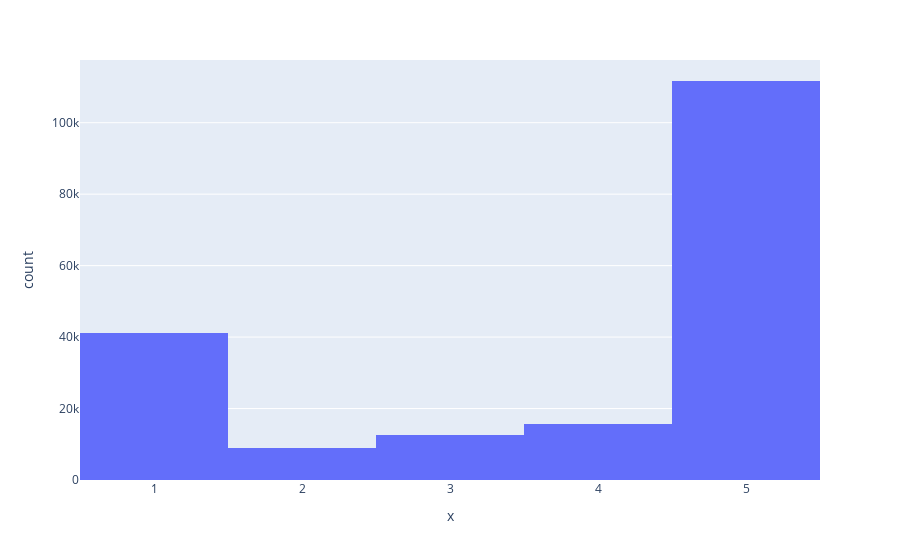

Source (notebook cell):
### Code cell
px.histogram(x = all_data['score'])

### Figure 1 — Plotly figure (JSON) as saved in the notebook; plotly's stock layout.template omitted (floating-point values rounded to 4 significant figures; data arrays with more than 128 entries replaced by an {"elided": "..."} marker saying what was removed)
{"data": [{"alignmentgroup": "True", "bingroup": "x", "hovertemplate": "x=%{x}<br>count=%{y}<extra></extra>", "legendgroup": "", "marker": {"color": "#636efa", "pattern": {"shape": ""}}, "name": "", "offsetgroup": "", "orientation": "v", "showlegend": false, "type": "histogram", "x": {"elided": "190094 int values"}, "xaxis": "x", "yaxis": "y"}], "layout": {"barmode": "relative", "legend": {"tracegroupgap": 0}, "margin": {"t": 60}, "xaxis": {"anchor": "y", "domain": [0, 1], "title": {"text": "x"}}, "yaxis": {"anchor": "x", "domain": [0, 1], "title": {"text": "count"}}}}
